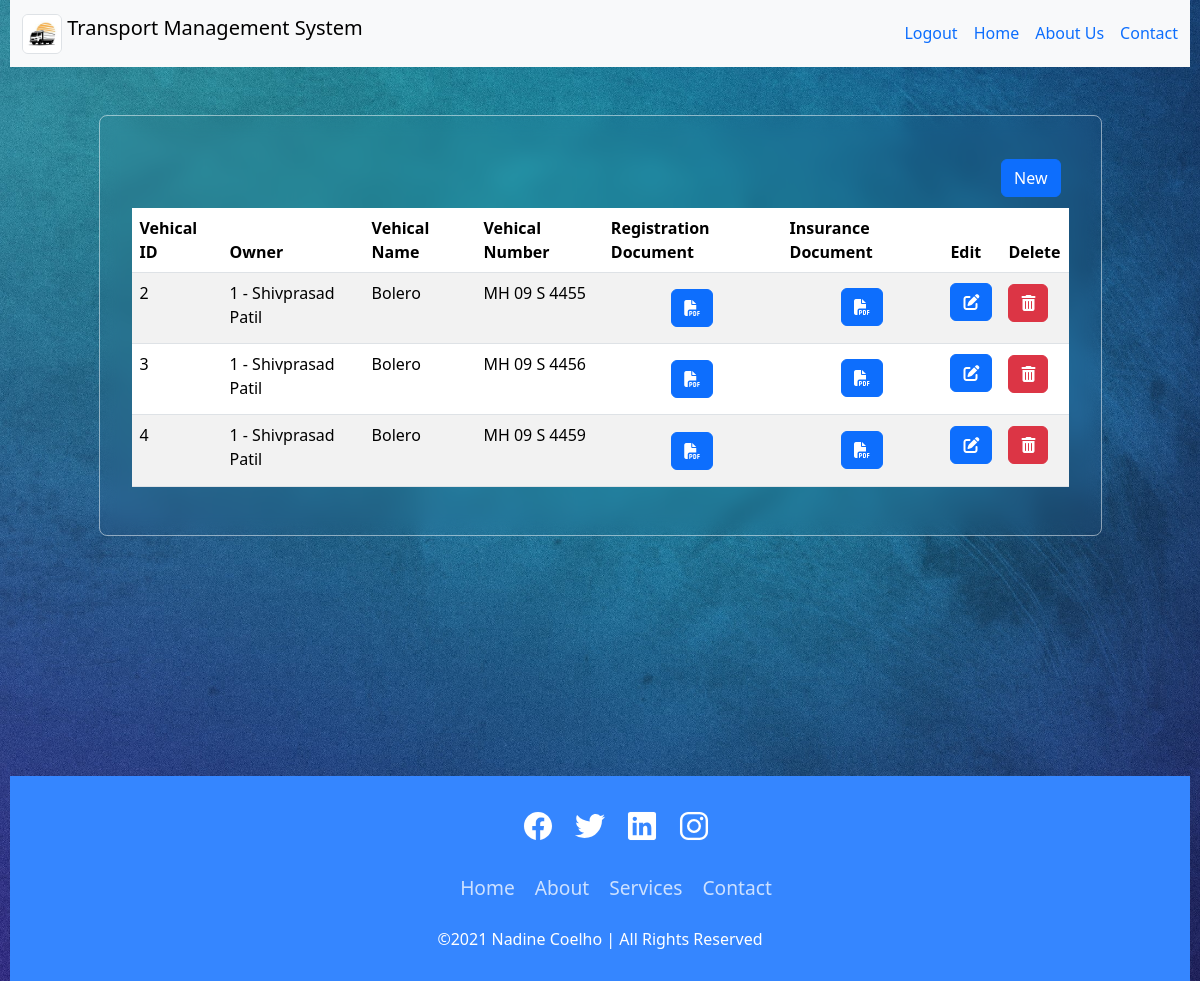
The app's page /vehical_management.php (signed in) with its own data.
### tables this page shows
CREATE TABLE `vehical` (
  `id` int(11) NOT NULL,
  `owner_id` int(11) NOT NULL,
  `vehical_number` varchar(20) NOT NULL,
  `vehical_name` varchar(30) NOT NULL,
  `registration` varchar(30) NOT NULL,
  `insurance` varchar(30) NOT NULL,
  `date` datetime NOT NULL
);

CREATE TABLE `owner` (
  `id` int(11) NOT NULL,
  `username` varchar(15) NOT NULL,
  `fullname` varchar(40) NOT NULL,
  `email` varchar(30) NOT NULL,
  `phone_no` varchar(15) NOT NULL,
  `password` varchar(25) NOT NULL
);

### vehical_management.php (the view, shortened to what this page needs)
<!DOCTYPE html>
<html lang="en">
<head>
    <link href="https://cdn.jsdelivr.net/npm/bootstrap@5.3.2/dist/css/bootstrap.min.css" rel="stylesheet">
    <link rel="stylesheet" href="https://cdnjs.cloudflare.com/ajax/libs/font-awesome/6.5.1/css/all.min.css">
    <link rel="stylesheet" href="vehical_mng.css">
</head>
<body>
    <?php include 'navbar.php'; ?>
    <section class="vehicals">
        <div class="d-flex flex-row-reverse">
            <div class="p-2">
                <button class="btn btn-primary new" data-toggle="modal" data-target="#newItemModal">New</button>
            </div>
        </div>
        <div class="table-responsive">
                <table class="table table-striped">
                <thead>
                    <tr>
                        <th>Vehical ID</th>
                        <th>Owner</th>
                        <th>Vehical Name</th>
                        <th>Vehical Number</th>
                        <th>Registration Document</th>
                        <th>Insurance Document</th>
                        <th>Edit</th>
                        <th>Delete</th>
                    </tr>
                </thead>
                <tbody>
                    <?php
                    include 'db_connection.php';
                    $sql = "SELECT vehical.*, owner.id AS owner_id, owner.fullname AS owner_fullname FROM vehical INNER JOIN owner ON vehical.owner_id = owner.id";
                    $result = $conn->query($sql);
                    $data = [];
                    if ($result->num_rows > 0) {
                        while($row = $result->fetch_assoc()) {
                            $data[] = $row;
                        }
                    } else {
                        echo "0 results";
                    }
                    foreach ($data as $item) {
                        echo "<tr>";
                        echo "<td>{$item['id']}</td>";
                        echo "<td>" . $item['owner_id'] . " - " . $item['owner_fullname'] . "</td>";
                        echo "<td>{$item['vehical_name']}</td>";
                        echo "<td>{$item['vehical_number']}</td>";
                        echo "<td><center><a class='btn btn-primary' href='uploads/vehical/" . $item['registration'] . "?t=" . time() . "' target='_blank'><i class='fas fa-file-pdf'></i></a></center></td>";
                        echo "<td><center><a class='btn btn-primary' href='uploads/vehical/" . $item['insurance'] . "?t=" . time() . "' target='_blank'><i class='fas fa-file-pdf'></i></a></center></td>";
                        echo "<td><a class='btn btn-primary' data-toggle='modal' onclick='getVehical(" . $item['id'] . ")' data-target='#editItemModal'><i class='fas fa-edit'></i></a></td>";
                        echo "<td><a class='btn btn-danger' data-toggle='modal' onclick='deleteVehical(" . $item['id'] . ")' data-target='#deleteItemModal'><i class='fa-solid fa-trash-can'></i></a></td>";
                        echo "</tr>";
                    }
                    ?>
                </tbody>
            </table>
        </div>
    </section>
    <?php include_once('footer.php'); ?>
</body>
</html>

### navbar.php (shortened to what this page needs)
<!DOCTYPE html>
<html lang="en">
<head>
    <link rel="stylesheet" href="index.css">
</head>
<body>
    <nav class="navbar bg-body-tertiary">
        <div class="container-fluid">
            <a class="navbar-brand" href="#">
                <img src="images/logo.jpg" alt="Logo" width="40" height="40" class="d-inline-block align-text-top object-fit-fill border rounded">
                Transport Management System
            </a>
            <ul class="nav nav-underline justify-content-end">
                <?php
                    if(isset($_SESSION['isLoggedIn']) && $_SESSION['isLoggedIn']) {
                        echo '
                            <li class="nav-item">
                                <a class="nav-link" href="logout.php">Logout</a>
                            </li>
                        ';
                    }
                ?>
                <li class="nav-item">
                    <a class="nav-link" aria-current="page" href="index.php">Home</a>
                </li>
                <li class="nav-item">
                    <a class="nav-link" href="about_us.php">About Us</a>
                </li>
                <li class="nav-item">
                    <a class="nav-link" href="contact_us.php">Contact</a>
                </li>
            </ul>
        </div>
    </nav>
</body>
</html>

### footer.php (shortened to what this page needs)
<!DOCTYPE html>
<html lang="en">
<head>
</head>
<body>
    <footer class="footer">
        <div class="waves">
            <div class="wave" id="wave1"></div>
            <div class="wave" id="wave3"></div>
        </div>
        <ul class="social-icon">
            <li class="social-icon__item">
                <a class="social-icon__link" href="#">
                    <ion-icon name="logo-facebook"></ion-icon>
                </a>
            </li>
            <li class="social-icon__item">
                <a class="social-icon__link" href="#">
                    <ion-icon name="logo-twitter"></ion-icon>
                </a>
            </li>
            <li class="social-icon__item">
                <a class="social-icon__link" href="#">
                    <ion-icon name="logo-linkedin"></ion-icon>
                </a>
            </li>
            <li class="social-icon__item">
                <a class="social-icon__link" href="#">
                    <ion-icon name="logo-instagram"></ion-icon>
                </a>
            </li>
        </ul>
        <ul class="menu">
            <li class="menu__item">
                <a class="menu__link" href="#topbar">Home</a>
            </li>
            <li class="menu__item">
                <a class="menu__link" href="about_us.php">About</a>
            </li>
            <li class="menu__item">
                <a class="menu__link" href="#services">Services</a>
            </li>
            <li class="menu__item">
                <a class="menu__link" href="contact_us.php">Contact</a>
            </li>
        </ul>
        <p>&copy;2021 Nadine Coelho | All Rights Reserved</p>
    </footer>
</body>
</html>

### vehical_mng.css (style rules this page uses)
body { width: 100%; padding: 0 10px; background: url("./images/bg1.jpg"), #000; background-position: center; background-size: cover; }
.vehicals { width: 85%; margin: 3em auto; padding: 2em; border-radius: 8px; border: 1px solid rgba(255, 255, 255, 0.5); backdrop-filter: blur(9px); -webkit-backdrop-filter: blur(9px); }

### index.css (style rules this page uses)
.btn { margin: 5% auto; }
.footer { position: relative; width: 100%; background: #3586ff; min-height: 100px; padding: 20px 50px; margin-top: 15em; display: flex; justify-content: center; align-items: center; flex-direction: column; }
.social-icon, .menu { position: relative; display: flex; justify-content: center; align-items: center; margin: 10px 0; flex-wrap: wrap; }
.social-icon__item, .menu__item { list-style: none; }
.social-icon__link { font-size: 2rem; color: #fff; margin: 0 10px; display: inline-block; transition: 0.5s; }
.menu__link { font-size: 1.2rem; color: #fff; margin: 0 10px; display: inline-block; transition: 0.5s; text-decoration: none; opacity: 0.75; font-weight: 300; }
.footer p { color: #fff; margin: 15px 0 10px 0; font-size: 1rem; font-weight: 300; }
.wave { position: absolute; top: -100px; left: 0; width: 100%; height: 100px; background: url("https://i.ibb.co/wQZVxxk/wave.png"); background-size: 1000px 100px; }
.wave#wave1 { z-index: 1000; opacity: 1; bottom: 0; animation: animateWaves 4s linear infinite; }
.wave#wave3 { z-index: 1000; opacity: 0.2; bottom: 15px; animation: animateWaves 3s linear infinite; }

### records on screen
vehical: id "2", owner "1", owner.fullname "Shivprasad Patil", vehical_name "Bolero", vehical_number "MH 09 S 4455"
vehical: id "3", owner "1", owner.fullname "Shivprasad Patil", vehical_name "Bolero", vehical_number "MH 09 S 4456"
vehical: id "4", owner "1", owner.fullname "Shivprasad Patil", vehical_name "Bolero", vehical_number "MH 09 S 4459"
